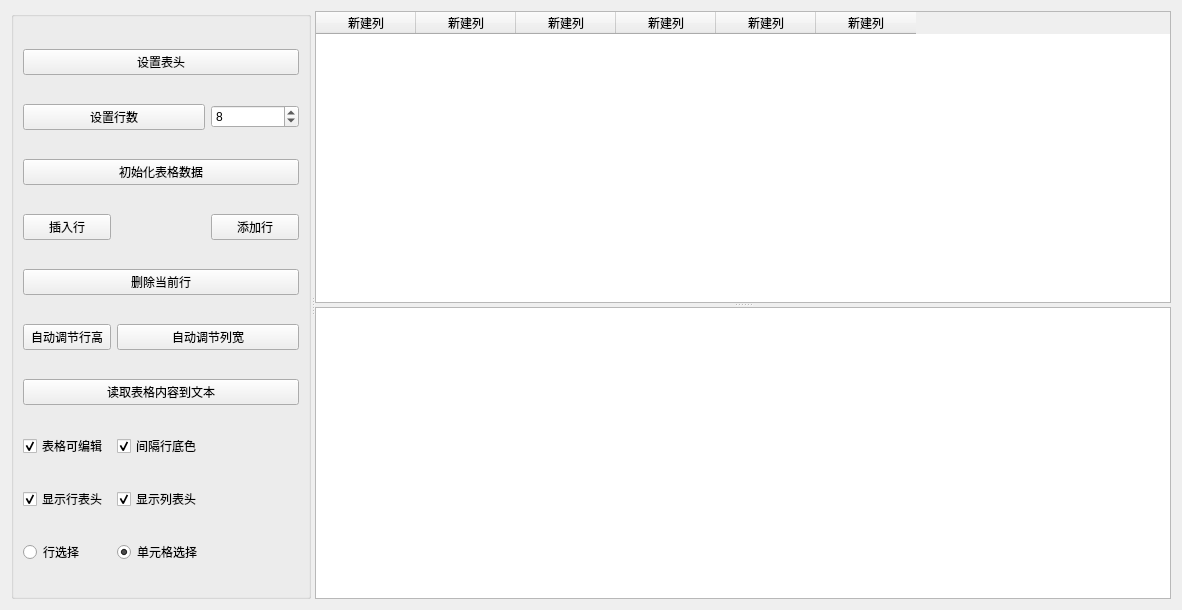
<?xml version="1.0" encoding="UTF-8"?>
<ui version="4.0">
 <class>table_widget_window</class>
 <widget class="QWidget" name="table_widget_window">
  <property name="geometry">
   <rect>
    <x>0</x>
    <y>0</y>
    <width>1182</width>
    <height>610</height>
   </rect>
  </property>
  <property name="windowTitle">
   <string>table_widget_window</string>
  </property>
  <layout class="QGridLayout" name="gridLayout_2">
   <item row="0" column="0">
    <widget class="QSplitter" name="splitter_2">
     <property name="orientation">
      <enum>Qt::Horizontal</enum>
     </property>
     <widget class="QGroupBox" name="groupBox">
      <property name="maximumSize">
       <size>
        <width>300</width>
        <height>16777215</height>
       </size>
      </property>
      <property name="title">
       <string/>
      </property>
      <layout class="QGridLayout" name="gridLayout">
       <item row="0" column="0" colspan="3">
        <widget class="QPushButton" name="pushButtonSetHeader">
         <property name="text">
          <string>设置表头</string>
         </property>
        </widget>
       </item>
       <item row="1" column="0" colspan="2">
        <widget class="QPushButton" name="pushButtonSetRows">
         <property name="text">
          <string>设置行数</string>
         </property>
        </widget>
       </item>
       <item row="1" column="2">
        <widget class="QSpinBox" name="spinBoxRows">
         <property name="value">
          <number>8</number>
         </property>
        </widget>
       </item>
       <item row="2" column="0" colspan="3">
        <widget class="QPushButton" name="pushButtonSheetInitData">
         <property name="text">
          <string>初始化表格数据</string>
         </property>
        </widget>
       </item>
       <item row="4" column="0" colspan="3">
        <widget class="QPushButton" name="pushButtonDelCurRow">
         <property name="text">
          <string>删除当前行</string>
         </property>
        </widget>
       </item>
       <item row="6" column="0" colspan="3">
        <widget class="QPushButton" name="pushButtonReadSheetToText">
         <property name="text">
          <string>读取表格内容到文本</string>
         </property>
        </widget>
       </item>
       <item row="7" column="0">
        <widget class="QCheckBox" name="checkBoxSheetEditable">
         <property name="text">
          <string>表格可编辑</string>
         </property>
         <property name="checked">
          <bool>true</bool>
         </property>
        </widget>
       </item>
       <item row="7" column="1" colspan="2">
        <widget class="QCheckBox" name="checkBoxSheetRowColor">
         <property name="text">
          <string>间隔行底色</string>
         </property>
         <property name="checked">
          <bool>true</bool>
         </property>
         <property name="autoRepeat">
          <bool>false</bool>
         </property>
        </widget>
       </item>
       <item row="8" column="0">
        <widget class="QCheckBox" name="checkBoxShowSheetRowHeader">
         <property name="text">
          <string>显示行表头</string>
         </property>
         <property name="checked">
          <bool>true</bool>
         </property>
        </widget>
       </item>
       <item row="8" column="1" colspan="2">
        <widget class="QCheckBox" name="checkBoxShowSheetColHeader">
         <property name="text">
          <string>显示列表头</string>
         </property>
         <property name="checked">
          <bool>true</bool>
         </property>
        </widget>
       </item>
       <item row="9" column="0">
        <widget class="QRadioButton" name="radioButtonRow">
         <property name="text">
          <string>行选择</string>
         </property>
        </widget>
       </item>
       <item row="9" column="1" colspan="2">
        <widget class="QRadioButton" name="radioButtonCell">
         <property name="text">
          <string>单元格选择</string>
         </property>
         <property name="checked">
          <bool>true</bool>
         </property>
        </widget>
       </item>
       <item row="3" column="0">
        <widget class="QPushButton" name="pushButtonInsertRow">
         <property name="text">
          <string>插入行</string>
         </property>
        </widget>
       </item>
       <item row="3" column="2">
        <widget class="QPushButton" name="pushButtonAddRow">
         <property name="text">
          <string>添加行</string>
         </property>
        </widget>
       </item>
       <item row="5" column="0">
        <widget class="QPushButton" name="pushButtonAutoRowHigh">
         <property name="text">
          <string>自动调节行高</string>
         </property>
        </widget>
       </item>
       <item row="5" column="1" colspan="2">
        <widget class="QPushButton" name="pushButtonAutoColWidth">
         <property name="text">
          <string>自动调节列宽</string>
         </property>
        </widget>
       </item>
      </layout>
     </widget>
     <widget class="QSplitter" name="splitter">
      <property name="orientation">
       <enum>Qt::Vertical</enum>
      </property>
      <widget class="QTableWidget" name="tableWidget">
       <column>
        <property name="text">
         <string>新建列</string>
        </property>
       </column>
       <column>
        <property name="text">
         <string>新建列</string>
        </property>
       </column>
       <column>
        <property name="text">
         <string>新建列</string>
        </property>
       </column>
       <column>
        <property name="text">
         <string>新建列</string>
        </property>
       </column>
       <column>
        <property name="text">
         <string>新建列</string>
        </property>
       </column>
       <column>
        <property name="text">
         <string>新建列</string>
        </property>
       </column>
      </widget>
      <widget class="QPlainTextEdit" name="plainTextEdit"/>
     </widget>
    </widget>
   </item>
  </layout>
 </widget>
 <resources/>
 <connections/>
</ui>
